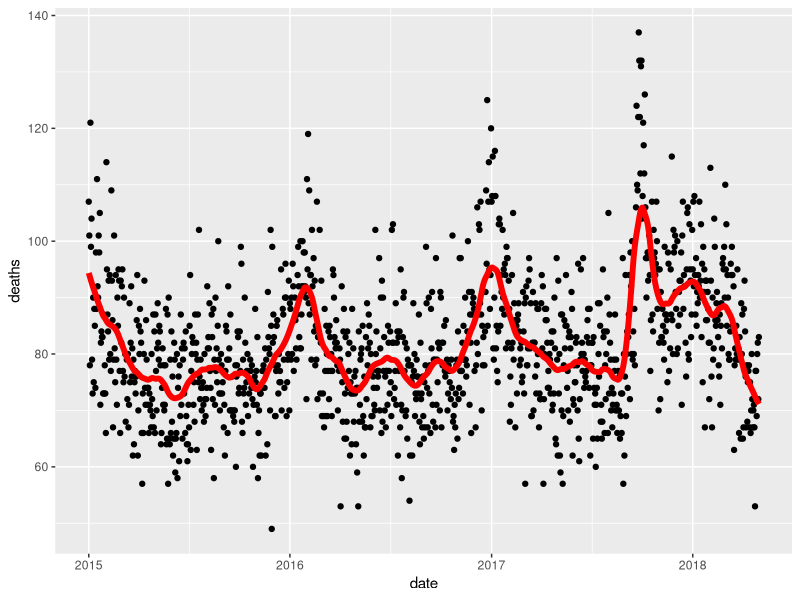

This chart was generated by the following R code:
library(tidyverse)
library(lubridate)
library(purrr)
library(pdftools)

fn <- system.file("extdata", "RD-Mortality-Report_2015-18-180531.pdf", package="dslabs")
dat <- map_df(str_split(pdf_text(fn), "\n"), function(s){
  s <- str_trim(s)
  header_index <- str_which(s, "2015")[1]
  tmp <- str_split(s[header_index], "\\s+", simplify = TRUE)
  month <- tmp[1]
  header <- tmp[-1]
  tail_index  <- str_which(s, "Total")
  n <- str_count(s, "\\d+")
  out <- c(1:header_index, which(n==1), which(n>=28), tail_index:length(s))
  s[-out] %>%
    str_remove_all("[^\\d\\s]") %>%
    str_trim() %>%
    str_split_fixed("\\s+", n = 6) %>%
    .[,1:5] %>%
    as_data_frame() %>% 
    setNames(c("day", header)) %>%
    mutate(month = month,
           day = as.numeric(day)) %>%
    gather(year, deaths, -c(day, month)) %>%
    mutate(deaths = as.numeric(deaths))
}) %>%
  mutate(month = recode(month, "JAN" = 1, "FEB" = 2, "MAR" = 3, "APR" = 4, "MAY" = 5, "JUN" = 6, 
                        "JUL" = 7, "AGO" = 8, "SEP" = 9, "OCT" = 10, "NOV" = 11, "DEC" = 12)) %>%
  mutate(date = make_date(year, month, day)) %>%
  filter(date <= "2018-05-01")

span <- 60 / as.numeric(diff(range(dat$date)))
fit <- dat %>% mutate(x = as.numeric(date)) %>% loess(deaths ~ x, data = ., span = span, degree = 1)
dat %>% mutate(smooth = predict(fit, as.numeric(date))) %>%
  ggplot() +
  geom_point(aes(date, deaths)) +
  geom_line(aes(date, smooth), lwd = 2, col = "red")
